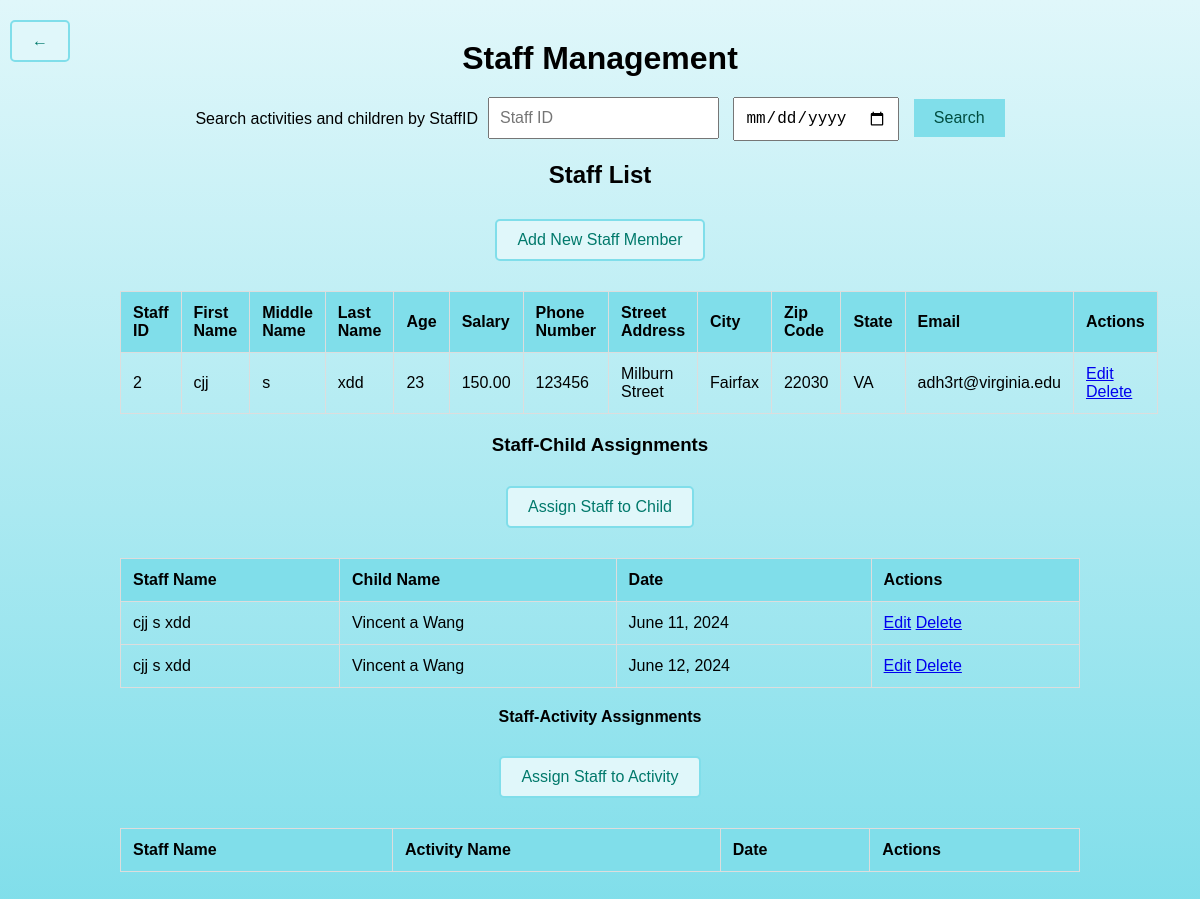
/myapp/staff/, run on an earlier commit of the app's database.
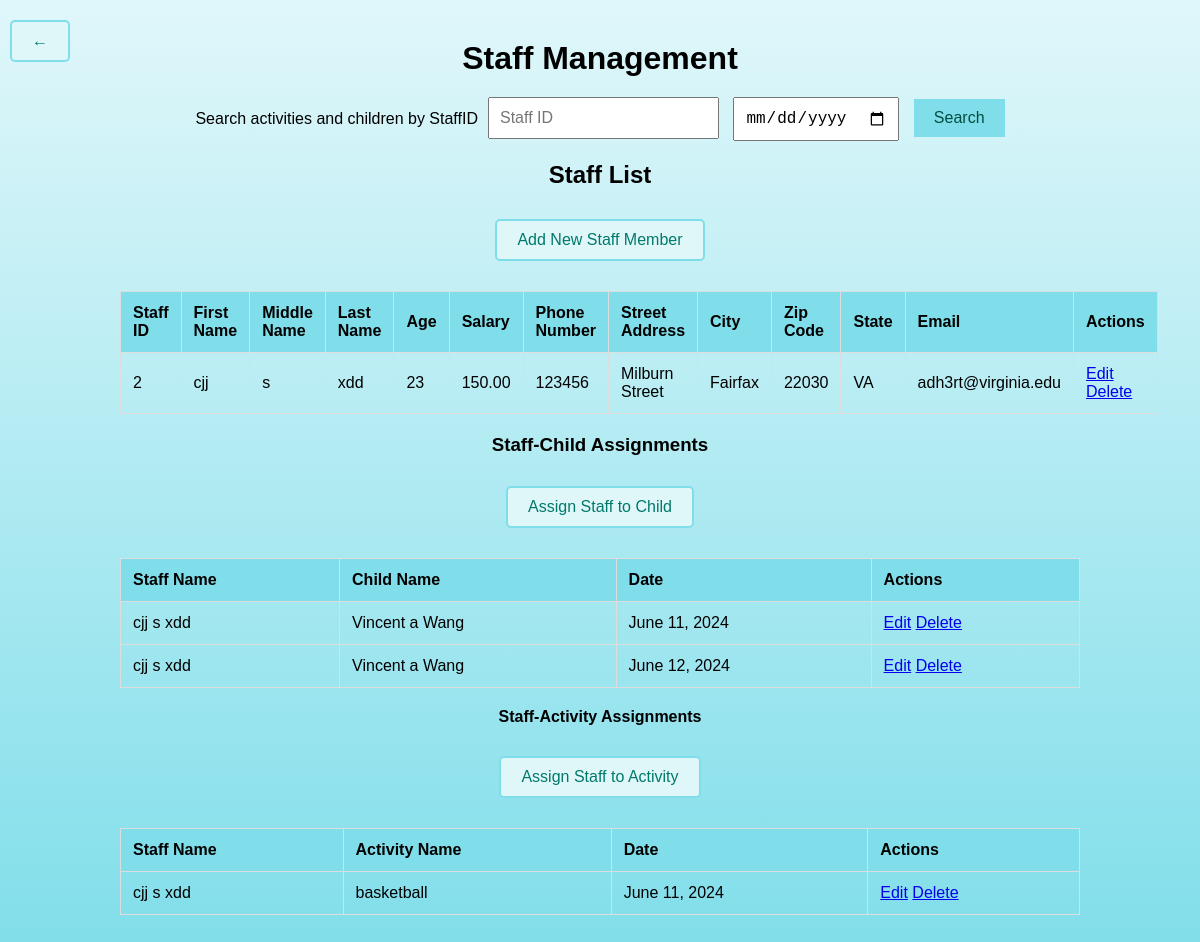
And on a later commit of the database.
### myapp/models.py (models this page shows, shortened)
class Staff(models.Model):
    first_name = models.CharField(max_length=30)
    middle_name = models.CharField(max_length=30, blank=True, null=True)
    last_name = models.CharField(max_length=30)
    age = models.IntegerField()
    salary = models.DecimalField(max_digits=10, decimal_places=2)
    phone_number = models.CharField(max_length=15)
    street_address = models.CharField(max_length=100)
    city = models.CharField(max_length=50)
    zip_code = models.CharField(max_length=10)
    state = models.CharField(max_length=20)
    email = models.EmailField()

class StaffChildAssignment(models.Model):
    staff = models.ForeignKey(Staff, on_delete=models.CASCADE)
    child = models.ForeignKey(Child, on_delete=models.CASCADE)
    date = models.DateField()

class Child(models.Model):
    first_name = models.CharField(max_length=100)
    middle_name = models.CharField(max_length=100, blank=True, null=True)
    last_name = models.CharField(max_length=100)
    age = models.IntegerField()
    date_of_birth = models.DateField()

class StaffActivityAssignment(models.Model):
    staff = models.ForeignKey(Staff, on_delete=models.CASCADE)
    activity = models.ForeignKey(Activity, on_delete=models.CASCADE)
    date = models.DateField()

class Activity(models.Model):
    activity_name = models.CharField(max_length=50)
    duration = models.DurationField()
    cost = models.DecimalField(max_digits=10, decimal_places=2)
    age_group = models.CharField(max_length=20)
    description = models.TextField()

### myapp/views.py (the view)
# urls.py: path('staff/', views.staff_list, name='staff_list'),
def staff_list(request):
    staffs = Staff.objects.all()
    staff_child_assignments = StaffChildAssignment.objects.all()
    staff_activity_assignments = StaffActivityAssignment.objects.all()
    return render(request, 'staff_list.html', {
        'staffs': staffs,
        'staff_child_assignments': staff_child_assignments,
        'staff_activity_assignments': staff_activity_assignments
    })

### myapp/templates/staff_list.html (shortened to what the changed rows need)
<!DOCTYPE html>
<html lang="en">
<head>
</head>
<body>
    <div class="container">
        <h1>Staff Management</h1>
        <h2>Staff List</h2>
        <table>
            <thead>
                <tr>
                    <th>Staff ID</th>
                    <th>First Name</th>
                    <th>Middle Name</th>
                    <th>Last Name</th>
                    <th>Age</th>
                    <th>Salary</th>
                    <th>Phone Number</th>
                    <th>Street Address</th>
                    <th>City</th>
                    <th>Zip Code</th>
                    <th>State</th>
                    <th>Email</th>
                    <th>Actions</th>
                </tr>
            </thead>
            <tbody>
                {% for staff in staffs %}
                <tr>
                    <td>{{ staff.id }}</td>
                    <td>{{ staff.first_name }}</td>
                    <td>{{ staff.middle_name }}</td>
                    <td>{{ staff.last_name }}</td>
                    <td>{{ staff.age }}</td>
                    <td>{{ staff.salary }}</td>
                    <td>{{ staff.phone_number }}</td>
                    <td>{{ staff.street_address }}</td>
                    <td>{{ staff.city }}</td>
                    <td>{{ staff.zip_code }}</td>
                    <td>{{ staff.state }}</td>
                    <td>{{ staff.email }}</td>
                    <td>
                        <a href="{% url 'staff_edit' staff.pk %}">Edit</a>
                        <a href="{% url 'staff_delete' staff.pk %}">Delete</a>
                    </td>
                </tr>
                {% endfor %}
            </tbody>
        </table>
        <table>
            <thead>
                <tr>
                    <th>Staff Name</th>
                    <th>Child Name</th>
                    <th>Date</th>
                    <th>Actions</th>
                </tr>
            </thead>
            <tbody>
                {% for assignment in staff_child_assignments %}
                <tr>
                    <td>{{ assignment.staff.first_name }} {{ assignment.staff.middle_name }} {{ assignment.staff.last_name }}</td>
                    <td>{{ assignment.child.first_name }} {{ assignment.child.middle_name }} {{ assignment.child.last_name }}</td>
                    <td>{{ assignment.date }}</td>
                    <td>
                        <a href="{% url 'edit_staff_child_assignment' assignment.id %}">Edit</a>
                        <a href="{% url 'delete_staff_child_assignment' assignment.id %}">Delete</a>
                    </td>
                </tr>
                {% endfor %}
            </tbody>
        </table>
        <table>
            <thead>
                <tr>
                    <th>Staff Name</th>
                    <th>Activity Name</th>
                    <th>Date</th>
                    <th>Actions</th>
                </tr>
            </thead>
            <tbody>
                {% for assignment in staff_activity_assignments %}
                <tr>
                    <td>{{ assignment.staff.first_name }} {{ assignment.staff.middle_name }} {{ assignment.staff.last_name }}</td>
                    <td>{{ assignment.activity.activity_name }}</td>
                    <td>{{ assignment.date }}</td>
                    <td>
                        <a href="{% url 'edit_staff_activity_assignment' assignment.id %}">Edit</a>
                        <a href="{% url 'delete_staff_activity_assignment' assignment.id %}">Delete</a>
                    </td>
                </tr>
                {% endfor %}
            </tbody>
        </table>
    </div>
</body>
</html>

What changed in the data, as far as the page shows it:
added StaffActivityAssignment: staff.first_name "cjj", staff.middle_name "s", staff.last_name "xdd", activity.activity_name "basketball", date "June 11, 2024"
